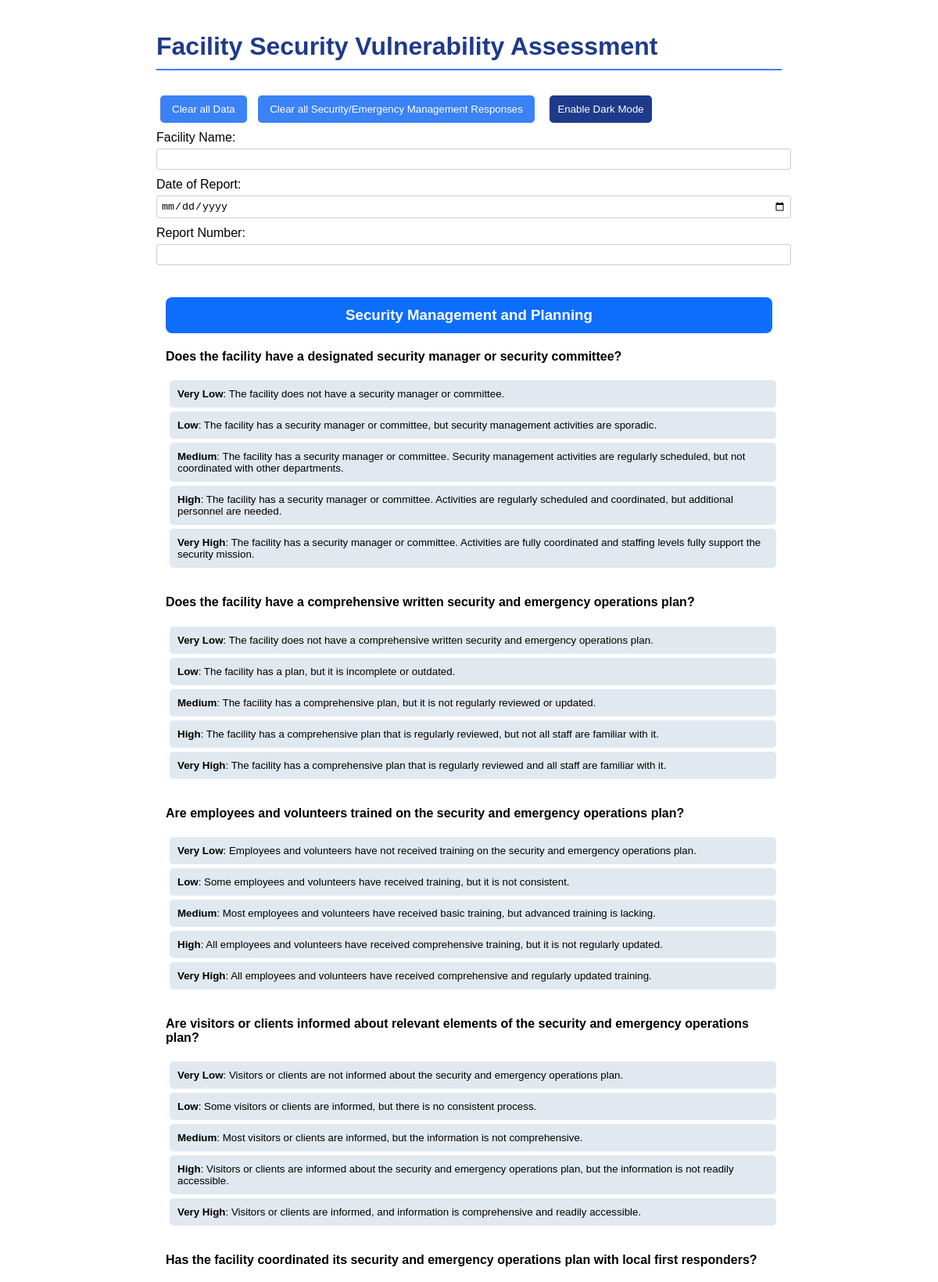
The page /questionnaire.php (upper part) on the database its author committed.
### tables this page shows
CREATE TABLE `question_types` (
  `id` int NOT NULL,
  `type` varchar(255) NOT NULL
);

CREATE TABLE `questions` (
  `question_id` int NOT NULL,
  `question_text` text NOT NULL,
  `question_type_id` int DEFAULT NULL
);

CREATE TABLE `options` (
  `option_id` int NOT NULL,
  `question_id` int DEFAULT NULL,
  `option_text` varchar(255) NOT NULL,
  `recommendation` text,
  `background` text
);

### questionnaire.php (the view, shortened to what this page needs)
<?php
include './db_conn.php';
?>
<!DOCTYPE html>
<html lang="en">
    <head>
    </head>
    <body>
        <h1>Facility Security Vulnerability Assessment</h1>
        <button onclick="clearAllData()">Clear all Data</button>
        <button onclick="clearResponses()">Clear all Security/Emergency Management Responses</button>
        <button id="dark-mode-toggle" onclick="toggleDarkMode()">Enable Dark Mode</button>
        <div class="input-group">
            <label for="facilityName">Facility Name:</label>
            <input type="text" id="facilityName">
        </div>
        <div class="input-group">
            <label for="reportDate">Date of Report:</label>
            <input type="date" id="reportDate">
        </div>
        <div class="input-group">
            <label for="reportNumber">Report Number:</label>
            <input type="text" id="reportNumber">
        </div>
        <?php
        function displayQuestionTypesAndQuestions($conn)
        {
            $output = '';
            $sqlTypes = "SELECT id, type FROM question_types";
            $resultTypes = $conn->query($sqlTypes);
            if ($resultTypes->num_rows > 0) {
                while ($rowType = $resultTypes->fetch_assoc()) {
                    $typeId = $rowType['id'];
                    $typeName = htmlspecialchars($rowType['type']);
                    $typeToID = strtolower(str_replace(" ", "-", $typeName));
                    $output .= '<div class="question-type" id="' . $typeToID . '">';
                    $output .= '<h3 class="text-center bg-primary text-white question-type">' . $typeName . '</h3>';
                    $sqlQuestions = "SELECT question_id, question_text
                             FROM questions
                             WHERE question_type_id = $typeId";
                    $resultQuestions = $conn->query($sqlQuestions);
                    if ($resultQuestions->num_rows > 0) {
                        while ($rowQuestion = $resultQuestions->fetch_assoc()) {
                            $output .= '<div class="question-group">';
                            $questionId = $rowQuestion['question_id'];
                            $questionText = htmlspecialchars($rowQuestion['question_text']);
                            $output .= '<h4 class="question-text">' . $questionText . '</h4>';
                            $sqlOptions = "SELECT option_id, option_text, recommendation, background
                                 FROM options
                                 WHERE question_id = $questionId";
                            $resultOptions = $conn->query($sqlOptions);
                            if ($resultOptions->num_rows > 0) {
                                $optNum = 0;
                                while ($rowOption = $resultOptions->fetch_assoc()) {
                                    $optionId = $rowOption['option_id'];
                                    $optionText = htmlspecialchars($rowOption['option_text']);
                                    $recommendation = htmlspecialchars($rowOption['recommendation']);
                                    $background = htmlspecialchars($rowOption['background']);
                                    $referencesArray = [];
                                    $sqlReferences = "SELECT reference_id, link_text, url
                                                     FROM `references`
                                                     WHERE option_id = $optionId";
                                    $resultReferences = $conn->query($sqlReferences);
                                    if ($resultReferences->num_rows > 0) {
                                        while ($rowReference = $resultReferences->fetch_assoc()) {
                                            $linkText = htmlspecialchars($rowReference['link_text']);
                                            $url = htmlspecialchars($rowReference['url']);
                                            $referenceObject = [
                                                'linkText' => $linkText,
                                                'url' => $url
                                            ];
                                            $referencesArray[] = $referenceObject;
                                        }
                                        $referencesJSON = json_encode($referencesArray);
                                    } else {
                                        $referencesJSON = json_encode([]);
                                    }
                                    if ($optNum == 0) {
                                        $optText = 'Very Low';
                                    } elseif ($optNum == 1) {
                                        $optText = 'Low';
                                    } elseif ($optNum == 2) {
                                        $optText = 'Medium';
                                    } elseif ($optNum == 3) {
                                        $optText = 'High';
                                    } elseif ($optNum == 4) {
                                        $optText = 'Very High';
                                    }
                                    $output .= '<button class="option-button"
            id="option-' . htmlspecialchars($typeToID, ENT_QUOTES, 'UTF-8') . '-' . htmlspecialchars($questionId, ENT_QUOTES, 'UTF-8') . '-' . htmlspecialchars($optionId, ENT_QUOTES, 'UTF-8') . '"
            onclick="selectOption(event, \'' . addslashes(htmlspecialchars($background, ENT_QUOTES, 'UTF-8')) . '\', \'' . addslashes(htmlspecialchars($recommendation, ENT_QUOTES, 'UTF-8')) . '\', \'' . htmlspecialchars(addslashes($referencesJSON), ENT_QUOTES, 'UTF-8') . '\', ' . htmlspecialchars($optionId, ENT_QUOTES, 'UTF-8') . ')">';
                                    $output .= '<strong>' . $optText . '</strong>: ' . $optionText . '';
                                    $output .= '</button>';
                                    $optNum++;
                                }
                                $output .= '<div class="recommendation" style="display: none;">
                                    <h4>Expert Recommendation</h4>
                                    <p></p>
                                </div>';
                                $output .= '<button class="background-btn" id="toggleBackground-' . $typeToID . '-1" onclick="toggleBackground(event)" style="display: none;">Show Background Information</button>';
                                $output .= '<div id="background-' . $typeToID . '" class="background" style="display: none;">
                                    <h4>Background:</h4>
                                    <p></p>
                                    <h4>References:</h4>
                                    <ul>
                                        <li><a href="#" target="_blank" rel="noopener noreferrer"></a></li>
                                    </ul>
                                </div>';
                            }
                            $output .= '</div>';
                        }
                    } else {
                        $output .= '<p>No questions found for ' . $typeName . '</p>';
                    }
                    $output .= '</div>';
                }
            } else {
                $output .= '<p>No question types found</p>';
            }
            return $output;
        }
        echo displayQuestionTypesAndQuestions($conn);
        ?>
    </body>
</html>

### questionnaire.php (style rules this page uses)
body { font-family: Arial, sans-serif; max-width: 800px; margin: 0 auto; padding: 20px; background-color: white; color: black; transition: background-color 0.3s, color 0.3s; }
h1 { color: #1e3a8a; border-bottom: 2px solid #3b82f6; padding-bottom: 10px; }
.input-group { margin-bottom: 10px; }
label { display: block; margin-bottom: 5px; }
input { width: 100%; padding: 5px; border-radius: 3px; border: 1px solid #ccc; background-color: white; color: black; }
button { margin: 5px; padding: 10px 15px; border: none; border-radius: 5px; cursor: pointer; background-color: #3b82f6; color: white; }
.question-group { margin-bottom: 20px; }
.option-button { background-color: #e2e8f0; color: black; display: block; width: 100%; text-align: left; margin-bottom: 5px; padding: 10px; border-radius: 5px; border: none; }
#dark-mode-toggle { margin: 10px; padding: 10px; background-color: #1e3a8a; color: white; border: none; border-radius: 5px; cursor: pointer; }
.text-center { text-align: center !important; }
.bg-primary { background-color: #0d6efd !important; }
.text-white { color: #fff !important; }
.question-type { padding: 12px; border-radius: 8px; }
.question-group { margin-bottom: 35px; }

### rows shown on the page
question_types: type "Security Management and Planning"
questions: question_text "Does the facility have a designated security manager or security committee?"
options: optText "Very Low", option_text "The facility does not have a security manager or committee."
options: optText "Low", option_text "The facility has a security manager or committee, but security management activities are sporadic."
options: optText "Medium", option_text "The facility has a security manager or committee. Security management activities are regularly scheduled, but not coordinated with other departments."
options: optText "High", option_text "The facility has a security manager or committee. Activities are regularly scheduled and coordinated, but additional personnel are needed."
options: optText "Very High", option_text "The facility has a security manager or committee. Activities are fully coordinated and staffing levels fully support the security mission."
questions: question_text "Does the facility have a comprehensive written security and emergency operations plan?"
options: optText "Very Low", option_text "The facility does not have a comprehensive written security and emergency operations plan."
options: optText "Low", option_text "The facility has a plan, but it is incomplete or outdated."
options: optText "Medium", option_text "The facility has a comprehensive plan, but it is not regularly reviewed or updated."
options: optText "High", option_text "The facility has a comprehensive plan that is regularly reviewed, but not all staff are familiar with it."
options: optText "Very High", option_text "The facility has a comprehensive plan that is regularly reviewed and all staff are familiar with it."
questions: question_text "Are employees and volunteers trained on the security and emergency operations plan?"
options: optText "Very Low", option_text "Employees and volunteers have not received training on the security and emergency operations plan."
options: optText "Low", option_text "Some employees and volunteers have received training, but it is not consistent."
options: optText "Medium", option_text "Most employees and volunteers have received basic training, but advanced training is lacking."
options: optText "High", option_text "All employees and volunteers have received comprehensive training, but it is not regularly updated."
options: optText "Very High", option_text "All employees and volunteers have received comprehensive and regularly updated training."
questions: question_text "Are visitors or clients informed about relevant elements of the security and emergency operations plan?"
options: optText "Very Low", option_text "Visitors or clients are not informed about the security and emergency operations plan."
options: optText "Low", option_text "Some visitors or clients are informed, but there is no consistent process."
options: optText "Medium", option_text "Most visitors or clients are informed, but the information is not comprehensive."
options: optText "High", option_text "Visitors or clients are informed about the security and emergency operations plan, but the information is not readily accessible."
options: optText "Very High", option_text "Visitors or clients are informed, and information is comprehensive and readily accessible."
questions: question_text "Has the facility coordinated its security and emergency operations plan with local first responders?"
